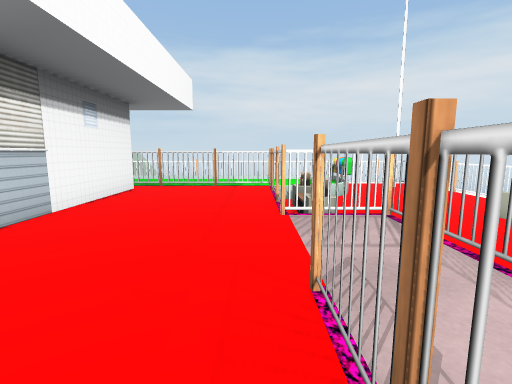
view 1 (above)

24 first-person views from a walk through a Unity game level. The camera is 1.2 m above the floor, tilts 8° down and sees 85° across. The floor is counted in squares, 1 m on a side. Each view is taken from the middle of a square. On the plan, view 1 faces up. The plan holds only what a view shows up to about 13 squares ahead; the rest is blank. The place goes on beyond the plan. The player is left out. Some animated figures are not drawn. Some surface patterns are stand-ins.

view 2
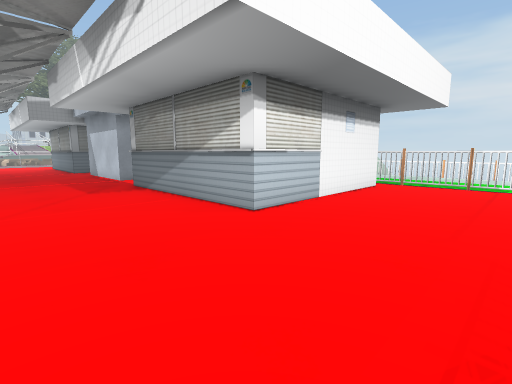

view 3
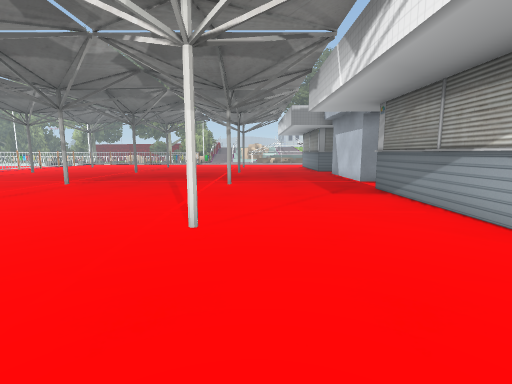

view 4
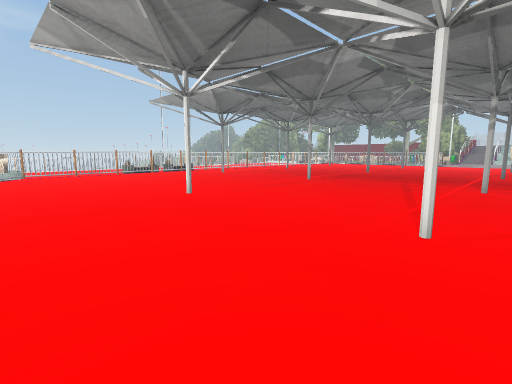

view 5
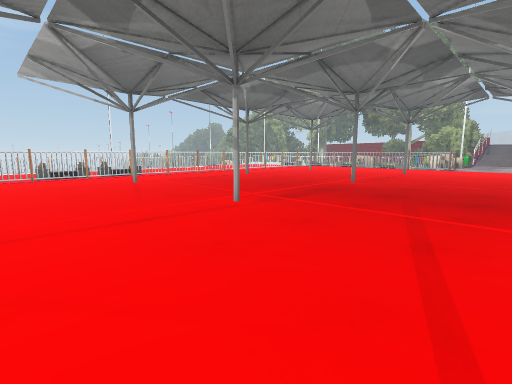

view 6
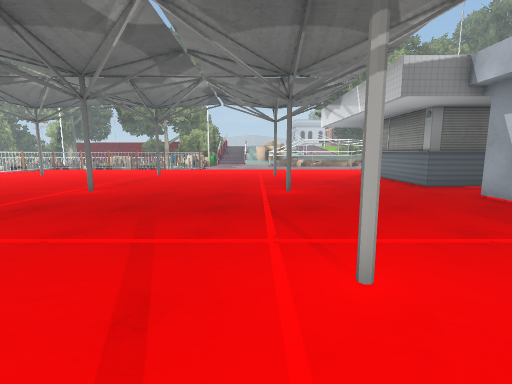

view 7
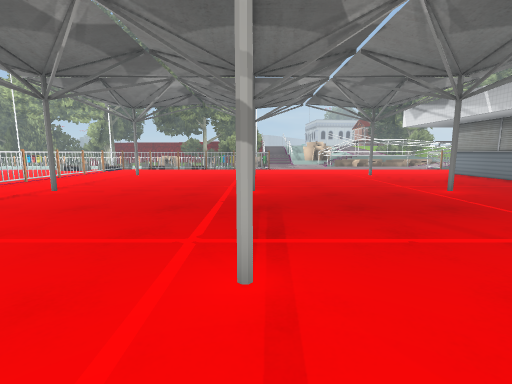

view 8
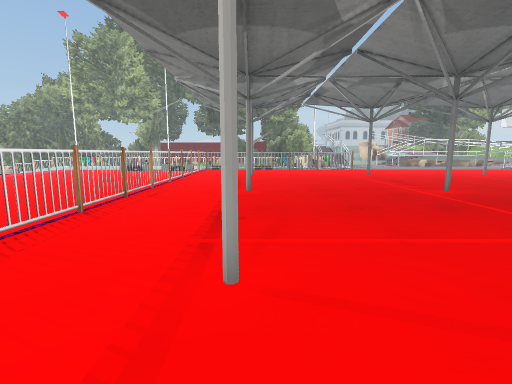

view 9
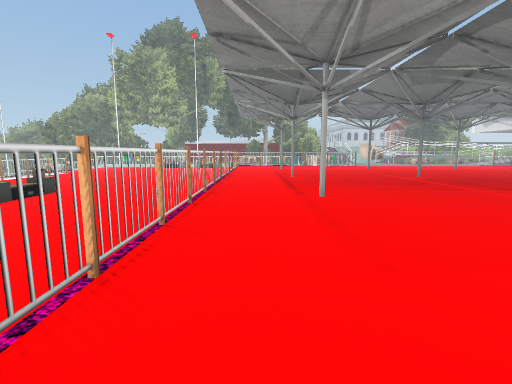

view 10
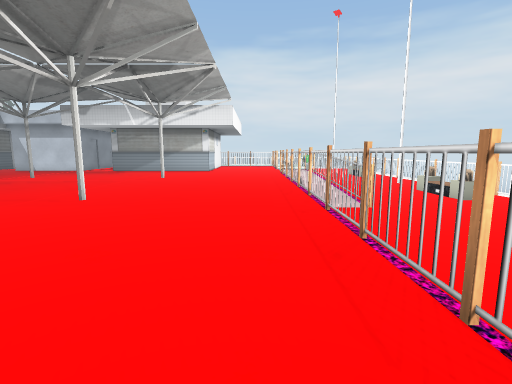

view 11
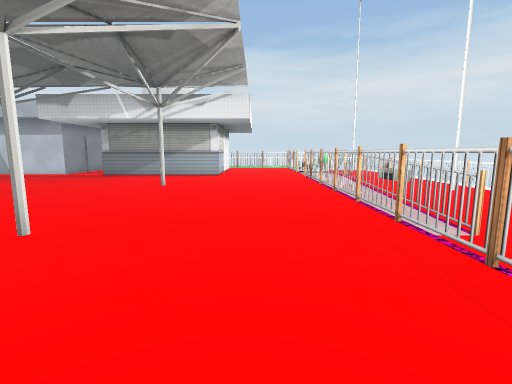

view 12
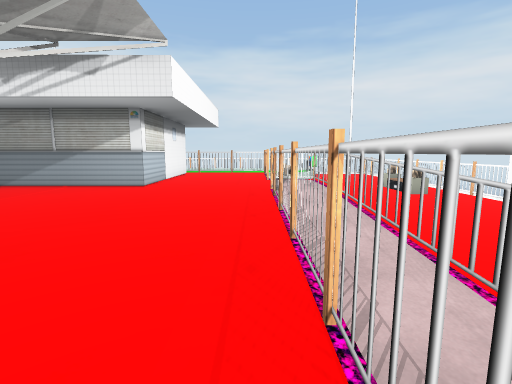

view 13
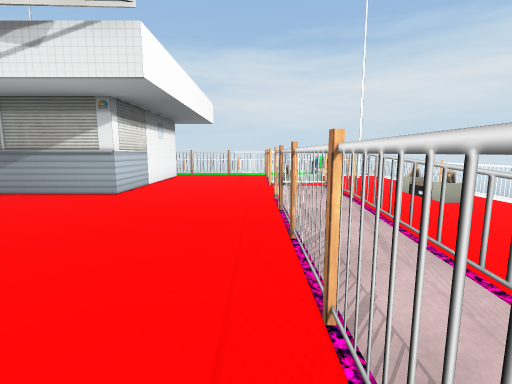

view 14
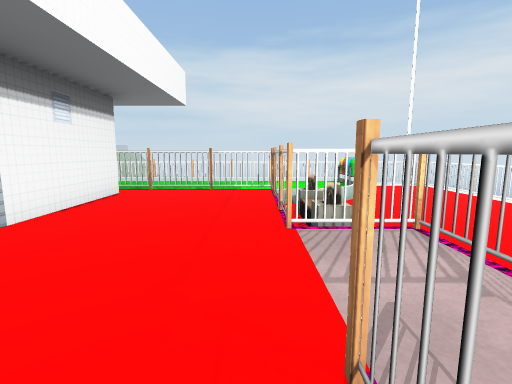

view 15
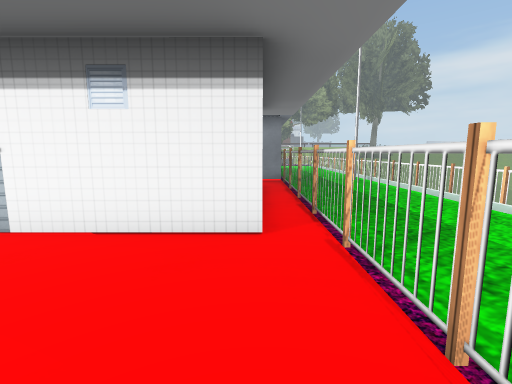

view 16
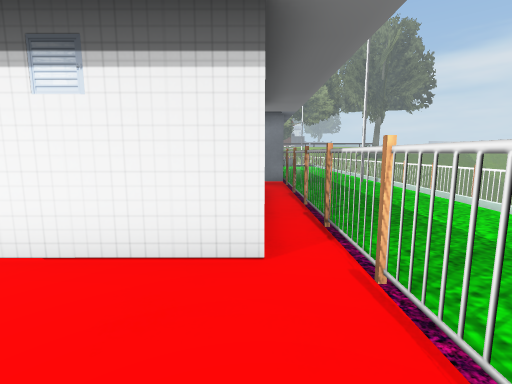

view 17
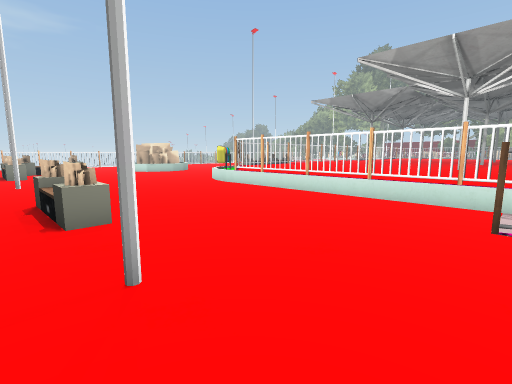

view 18
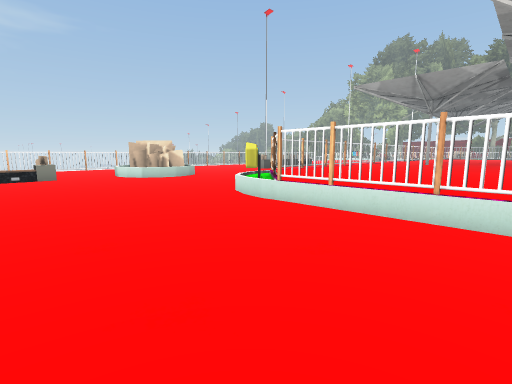

view 19
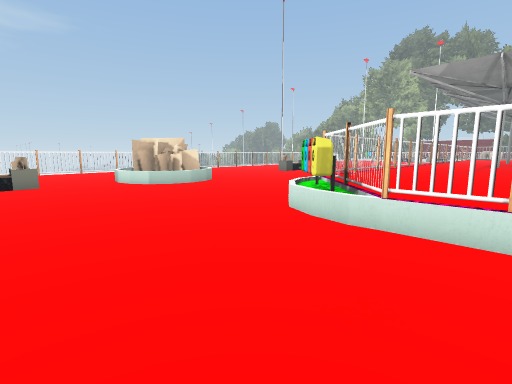

view 20
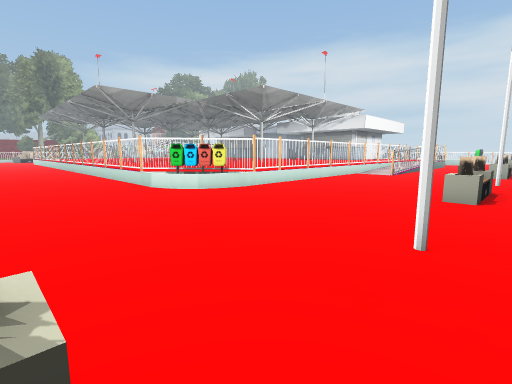

view 21
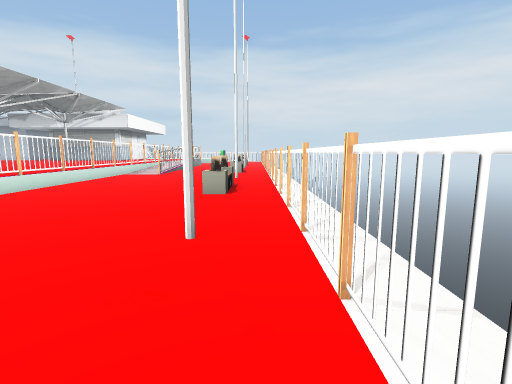

view 22
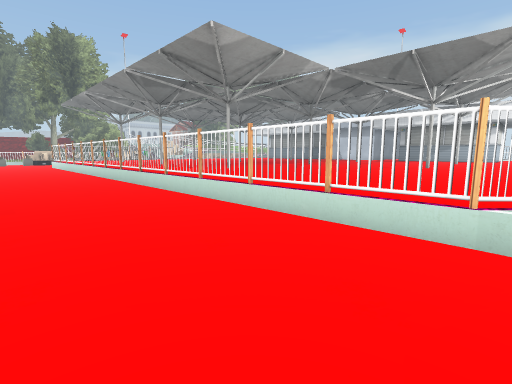

view 23
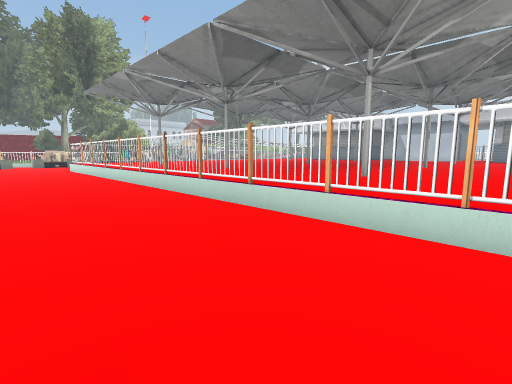

view 24
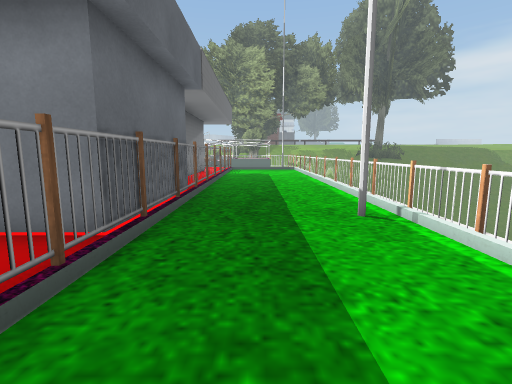

### Floor plan
Key: @ floor where view 1 was taken; # wall or solid block; . main floor; - floor 0.25 m lower than the main floor; _ floor 0.5 m lower than the main floor; / step, stairs or slope; = window, fence, low wall or low ledge; O other object.
Columns run from 22 left of view 1 to 9 right of it. Each row starts with its distance up from view 1.
 16 ################    ##
 15 /////////////////   //
 14 --------#--------------   O    #
 13 ----------------------- --O ___#
 12 --------------------------O____#
 11 ---------------------    /_____#
 10 #######################/ ______#
  9 ##       #..      #....OO______
  8                   #....#______
  7                   #....#_____  #
  6                   #....#=____  #
  5    #              #....##____ _#
  4    #.O   #        #......______#
  3 ####..####..#######......#_____#
  2 .......................#.______#
  1 .......................#.#___#_#
  0 ......................@--______
 -1 .......................--_____
 -2 ....O......O.....O.....--____  #
 -3 .......................--____  #
 -4 .......................--____  #
 -5 .......................#_#___/
 -6 .......................#_#_____
 -7 .......................________
 -8 ....O......O.....O.....#_____#_
 -9 .......................________
-10 .......................________#
-11 .......................#_____O_#
-12 .......................______/_#
-13 .......................______/_#
-14 ....O......O...........#_____O_#
-15 ......................#________#
-16 .....................#O________#
-17 ....................#O_________#
-18 ##___________________________#_#
-19 _______________________________#
-20 _______________________________#
-21 _______________________________#
-22  ____________________________O_

Positions as (right, up) in squares from view 1, and headings:
1: (0, 0), facing up
2: (0, -1), facing up-left
3: (-1, -1), facing left
4: (-1, -1), facing down-left
5: (-7, -3), facing down-left
6: (-9, -3), facing left
7: (-9, -8), facing left
8: (-9, -14), facing left
9: (-4, -16), facing left
10: (-1, -15), facing up
11: (-2, -12), facing up
12: (0, -7), facing up
13: (0, -5), facing up
14: (0, 1), facing up
15: (0, 9), facing left
16: (-1, 9), facing left
17: (8, -6), facing down-left
18: (6, -10), facing down-left
19: (5, -13), facing down-left
20: (8, -22), facing up-left
21: (8, -22), facing up
22: (-2, -22), facing up-left
23: (-8, -22), facing up-left
24: (-9, 12), facing left
